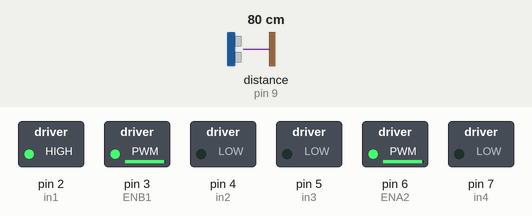
This sketch was run on a simulated Arduino Uno, built with avr-gcc and run on an emulated ATmega328P. On the bench: switched loads named in the sketch (green lamp = pin HIGH). Wiring (inferred from the names in the program): ultrasonic range finder: trigger pin 8; echo pin 9. Dashed ring = blinking. Inputs (shaded band) come from the test bench; at power-on: distance to the obstacle (sensor on pin 9) 80 cm. The echo pulse lasts 58.3 µs per cm; pins used as bus, display or sensor lines are not drawn.

Above: at 1.4 s.
1.5 s: distance to the obstacle (sensor on pin 9) set to 22 cm
4.8 s: distance to the obstacle (sensor on pin 9) set to 18 cm
At 5.82 s:
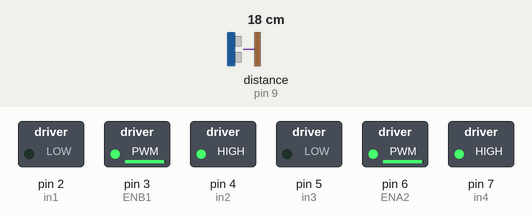
8.1 s: distance to the obstacle (sensor on pin 9) set to 35 cm
At 8.78 s:
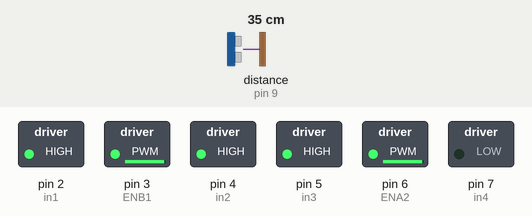
11.4 s: distance to the obstacle (sensor on pin 9) set to 2 cm
At 12.2 s:
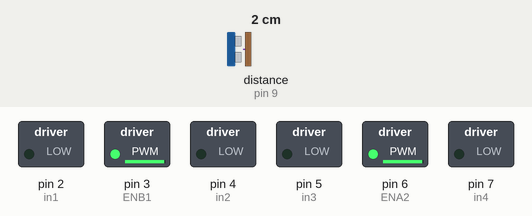
14.7 s: distance to the obstacle (sensor on pin 9) set to 60 cm
At 15.75 s:
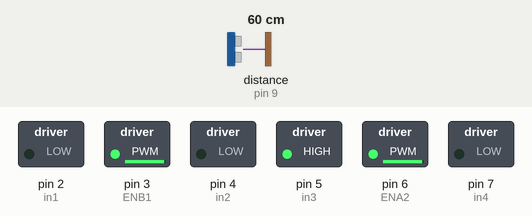
Timing chart, 0 to 19.0 s (numbered marks = the images above; inputs shaded):
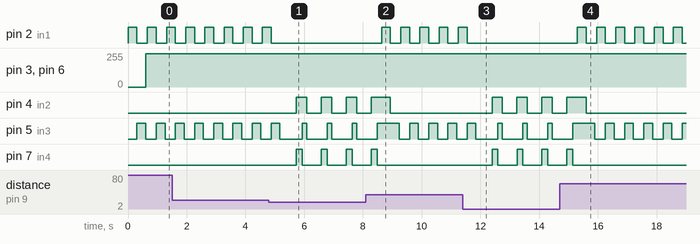

Measured:
- the behaviour switches between 21 and 20 cm on distance to the obstacle (sensor on pin 9) (found by bisection; images 0 and 1)
- after the input at 4.8 s, pin 2 (in1): goes on until 4.9 s, then stays LOW; pin 4 (in2): alternates HIGH for 0.35 s and LOW for 0.50 s, starting after 0.93 s; pin 7 (in4): alternates HIGH for 0.20 s and LOW for 0.65 s, starting after 0.93 s
- after the input at 8.1 s, pin 2 (in1): alternates HIGH for 0.30 s and LOW for 0.35 s, starting after 0.53 s; pin 7 (in4): goes on until 8.5 s, then stays LOW
- after the input at 11.4 s, pin 2 (in1): goes on until 11.5 s, then stays LOW; pin 4 (in2): alternates HIGH for 0.35 s and LOW for 0.50 s, starting after 0.99 s; pin 7 (in4): alternates HIGH for 0.20 s and LOW for 0.65 s, starting after 0.99 s
- after the input at 14.7 s, pin 2 (in1): alternates HIGH for 0.30 s and LOW for 0.35 s, starting after 0.60 s; pin 7 (in4): goes on until 15.1 s, then stays LOW
- by itself, pin 2 (in1): alternates HIGH for 0.30 s and LOW for 0.35 s
- by itself, pin 5 (in3): repeats every 0.65 s: LOW 0.35 s, HIGH 0.30 s

The sketch:

Programm.ino
```cpp
#define Trig 8
#define Echo 9
const int in1 = 2; // IN4 pin 2
const int in2 = 4; // IN3 pin 4
const int in3 = 5; // IN2 pin 5
const int in4 = 7; // IN1 pin 7
int ENB1 = 3;
int ENA2 = 6;
void setup()
{
pinMode(Trig, OUTPUT); // выход
pinMode(Echo, INPUT); // вход
pinMode(in1, OUTPUT); // выход на L298n
pinMode(in2, OUTPUT); // выход на L298n
pinMode(in3, OUTPUT); // выход на L298n
pinMode(in4, OUTPUT); // выход на L298n
pinMode (ENB1, OUTPUT);
pinMode (ENA2, OUTPUT);
}
unsigned int impulseTime=0;
unsigned int distance_sm=0;
void loop()
{
digitalWrite(Trig, HIGH);
delayMicroseconds(10); // 10 микросекунд
digitalWrite(Trig, LOW);
impulseTime=pulseIn(Echo, HIGH); // замеряем длину импульса
distance_sm=impulseTime/58; // переводим в сантиметры
if (distance_sm>20) // если расстояние более 20 сантиметров
{
digitalWrite(in1, HIGH);
delay(300);
digitalWrite(in1, LOW);
digitalWrite(in2, LOW);
digitalWrite(in3, HIGH);
delay(300);
digitalWrite(in3, LOW);
digitalWrite(in4, LOW);
analogWrite(ENB1,250);
analogWrite(ENA2,250);
}
else
{
digitalWrite(in1, LOW);
digitalWrite(in2, LOW);
digitalWrite(in3, LOW);
digitalWrite(in4, LOW);
delay(500);
digitalWrite(in1, LOW);
digitalWrite(in2, HIGH);
digitalWrite(in3, LOW);
digitalWrite(in4, HIGH);
analogWrite(ENB1,250);
analogWrite(ENA2,250);
delay(200);
digitalWrite(in1, LOW);
digitalWrite(in2, HIGH);
digitalWrite(in3, HIGH);
digitalWrite(in4, LOW);
analogWrite(ENB1,250);
analogWrite(ENA2,250);
delay(100);
}
delay(50);
}
```
